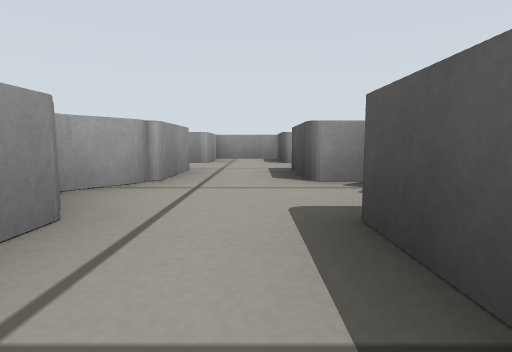
view 1 (above)

18 first-person views from a walk through a world built for the Gazebo simulator. The camera is 0.18 m above the floor, tilts 6° down and sees 80° across. The floor is counted in squares, 0.5 m on a side. Each view is taken from the middle of a square. On the plan, view 1 faces up. The plan holds only what a view shows up to about 9 squares ahead; the rest is blank.

view 2
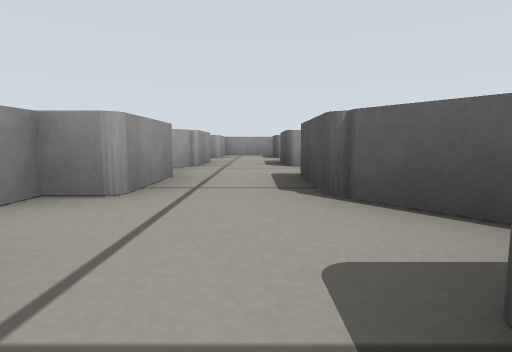

view 3
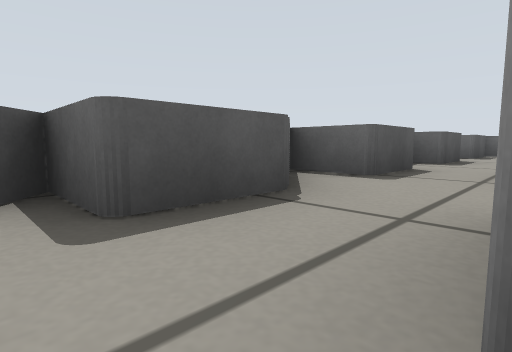

view 4
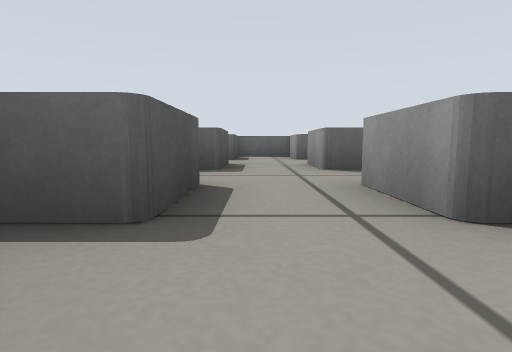

view 5
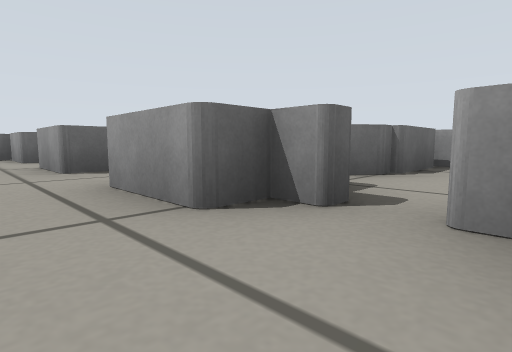

view 6
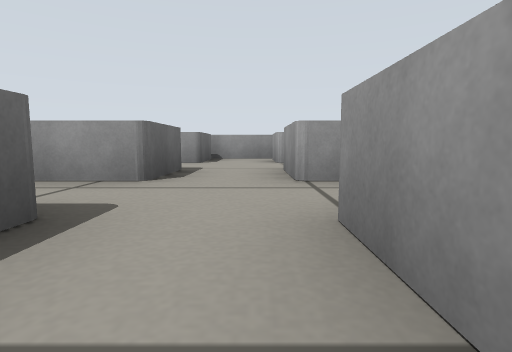

view 7
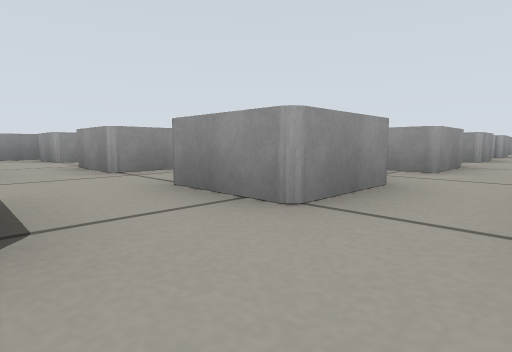

view 8
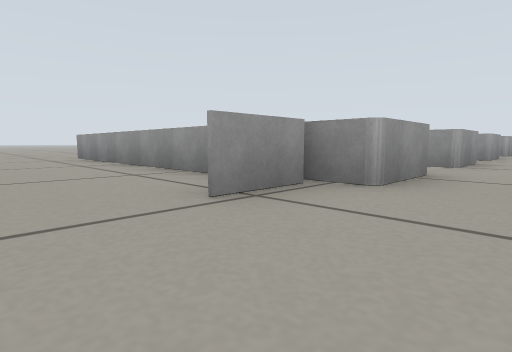

view 9
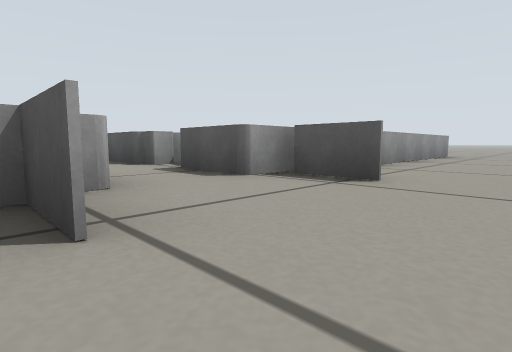

view 10
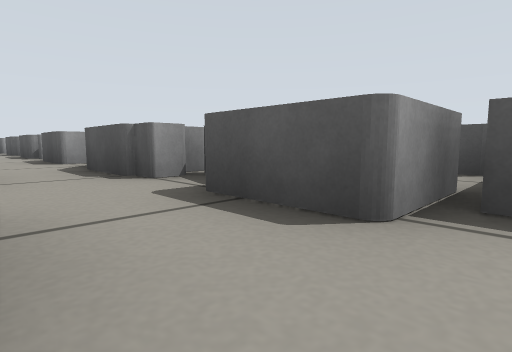

view 11
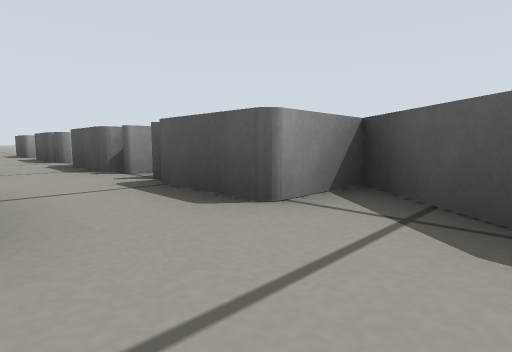

view 12
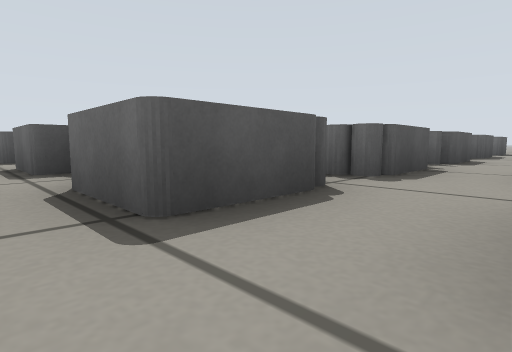

view 13
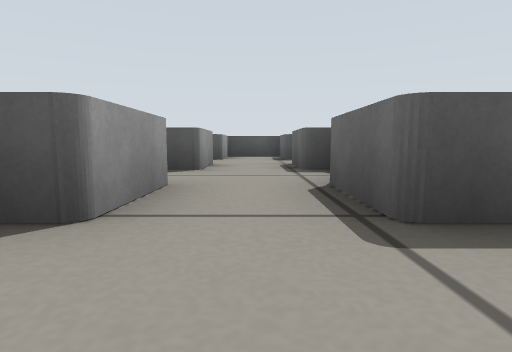

view 14
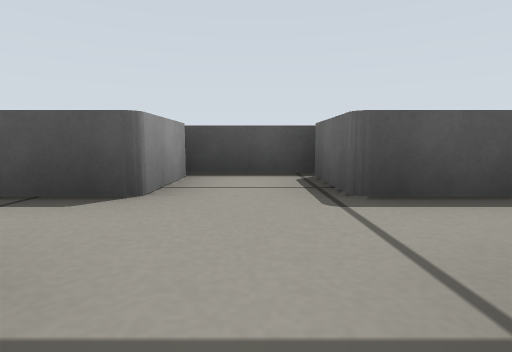

view 15
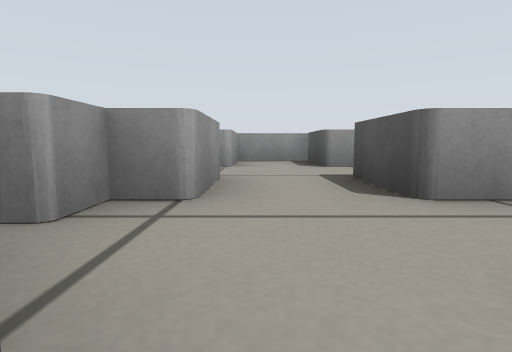

view 16
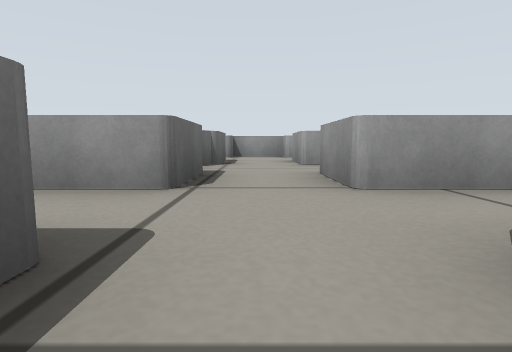

view 17
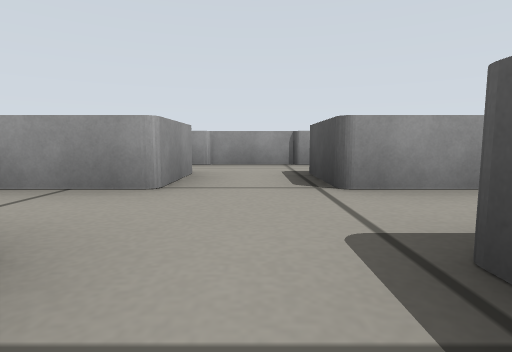

view 18
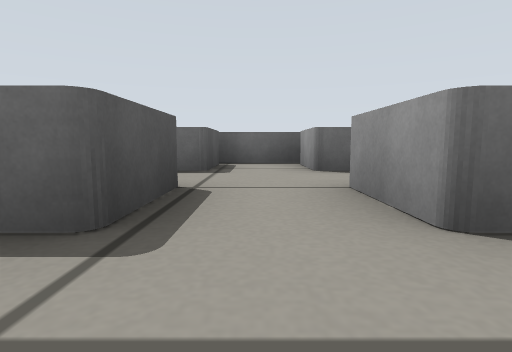

### Floor plan
Key: @ floor where view 1 was taken; # wall or solid block; x gap in a wall; . floor.
Columns run from 8 left of view 1 to 12 right of it. Each row starts with its distance up from view 1.
  8          #
  7        ### .#  ###
  6        #.##.####.###
  5        ..#.........#
  4        #.##.####.###
  3       ##.##.#  #.##
  2       #..#..#  #..
  1       ##.##.#   .
  0       ##@##.#
 -1    #..#..#..#
 -2    #####.#..#
 -3     #.##.x..#
 -4     #.##.#..#
 -5    ##.##.#..#
 -6    #........#
 -7    ##.##.##.#
 -8    ##.##.##.##    ##
 -9 ...#######..#######..
-10 .....................
-11       .........

Positions as (right, up) in squares from view 1, and headings:
1: (0, 0), facing up
2: (0, -2), facing up
3: (-1, 2), facing down-right
4: (0, 0), facing down
5: (0, 0), facing down-left
6: (2, -6), facing left
7: (3, -7), facing up-left
8: (3, -11), facing up-left
9: (1, -11), facing up-right
10: (2, -9), facing up-right
11: (2, -4), facing up-right
12: (2, 5), facing down-right
13: (2, 5), facing right
14: (7, 5), facing right
15: (8, 1), facing up
16: (10, 5), facing left
17: (-3, -8), facing up
18: (-3, -3), facing down
